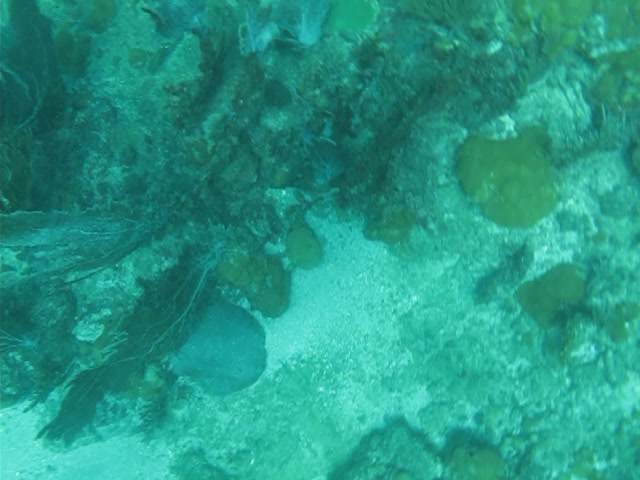
#> input picture images/imagenpdi1.jpg, 640 x 480 px
$ python Proceso1.py
#> lines starting #> are read from the running program, lines starting #| are printed output that depends on the picture
import cv2
import matplotlib.pyplot as plt
import numpy as np
import matplotlib.image as mpimg

# Constants section
bi = 255
ai = 0
colors = ('b' , 'g' ,'r')
pixPercent = 0.005

# Inicio del Programa
src = cv2.imread('images/imagenpdi1.jpg')
#> src is the input picture: shape (480, 640, 3); mean B, G, R 132.9, 150.5, 37.4

hist1 = cv2.calcHist([src],[0],None,[256],[0,256])
#> hist1 = 256 values, max 4321 at index 107, min 0 at index 0, mean 1200
hist2 = cv2.calcHist([src],[1],None,[256],[0,256])
#> hist2 = 256 values, max 3192 at index 139, min 0 at index 0, mean 1200
hist3 = cv2.calcHist([src],[2],None,[256],[0,256])
#> hist3 = 256 values, max 9747 at index 21, min 0 at index 134, mean 1200

fig_size = plt.rcParams["figure.figsize"]
fig_size[0] = 12
fig_size[1] = 9

srcRgb = cv2.cvtColor(src, cv2.COLOR_BGR2RGB)

plt.subplot(221)
plt.imshow(srcRgb)
plt.title('Imagen Original')
plt.ylabel('Vertical pixels')
plt.xlabel('Horizontal pixels')
plt.subplot(222)
plt.plot(hist1, color = colors[0])
plt.title('Histograma Azul')
plt.ylabel('Number of pixels')
plt.xlabel('Intensity')
plt.subplot(223)
plt.plot(hist2, color = colors[1])
plt.title('Histograma Verde')
plt.ylabel('Number of pixels')
plt.xlabel('Intensity')
plt.subplot(224)
plt.plot(hist3, color = colors[2])
plt.title('Histograma Rojo')
plt.ylabel('Number of pixels')
plt.xlabel('Intensity')
plt.suptitle('Imagen inicial y sus histogramas', fontsize=16)

b, g, r = cv2.split(src)
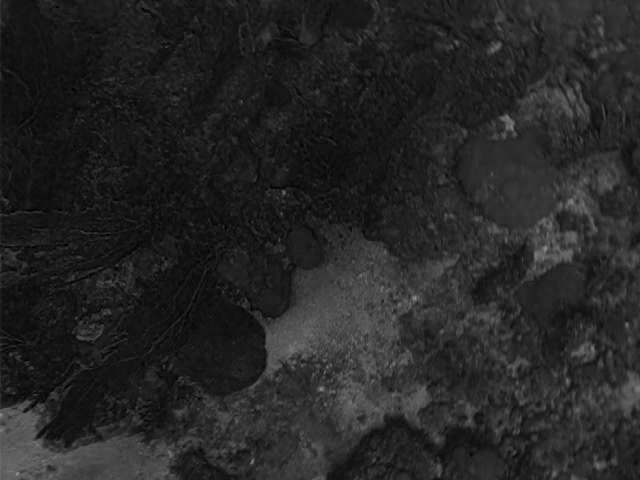
#> r: shape (480, 640); min 0, max 146, mean 37.4
b = np.array(b,dtype = int)
g = np.array(g,dtype = int)
r = np.array(r,dtype = int)
width , height, depth = src.shape
#> width = 480; height = 640; depth = 3

pixTotalStr = int(width*height*pixPercent)
#> pixTotalStr = 1536
print(pixTotalStr)
#| 1536

pix_accb = 0
pix_accg = 0
pix_accr = 0
for i in range(0,256,1):
    if (pix_accb < pixTotalStr):
        pix_accb += int(hist1[i])
        if pix_accb >= pixTotalStr:
            cb = i
    if (pix_accg < pixTotalStr):
        pix_accg += int(hist2[i])
        if pix_accg >= pixTotalStr:
            cg = i
    if (pix_accr < pixTotalStr):
        pix_accr += int(hist3[i])
        if pix_accr >= pixTotalStr:
            cr = i
#> this loop made 256 passes
#> (pix_accb, pix_accg, pix_accr) on passes 1 to 12: (0, 0, 14), (0, 0, 21), (0, 0, 41), (0, 0, 64), (0, 0, 95), (0, 0, 146), (0, 0, 231), (0, 0, 343), (0, 0, 520), (0, 0, 794), (0, 0, 1245), (0, 0, 1949)
#> (pix_accb, pix_accg) on passes 13 to 18: (0, 0), (0, 0), (0, 0), (0, 0), (0, 0), (0, 0)
#> after the loop, pix_accb = 1605; pix_accg = 1985; pix_accr = 1949

print(cb)
print(cg)
print(cr)

pix_accb = 0
pix_accg = 0
pix_accr = 0
for i in range(255,-1,-1):
    if (pix_accb < pixTotalStr):
        pix_accb += int(hist1[i])
        if pix_accb >= pixTotalStr:
            db = i
    if (pix_accg < pixTotalStr):
        pix_accg += int(hist2[i])
        if pix_accg >= pixTotalStr:
            dg = i
    if (pix_accr < pixTotalStr):
        pix_accr += int(hist3[i])
        if pix_accr >= pixTotalStr:
            dr = i
#> this loop made 256 passes
#> (pix_accb, pix_accg) on passes 1 to 12: (0, 1), (0, 3), (0, 3), (0, 5), (0, 7), (0, 7), (0, 8), (0, 14), (0, 16), (0, 23), (0, 28), (0, 35)
#> pix_accb on passes 30 to 35: 58, 73, 90, 110, 140, 169
#> after the loop, pix_accb = 1932; pix_accg = 1690; pix_accr = 1658

print(db)
print(dg)
print(dr)

for i in range (0, width, 1):
    for j in range (0, height, 1):
        b[i,j] = ((b[i,j] - cb)*(bi-ai)//(db-cb)) + ai
        if b[i,j] > 255:
            b[i,j] = 255
        elif b[i,j] < 0:
            b[i,j] = 0
        g[i,j] = ((g[i,j] - cg)*(bi-ai)//(dg-cg)) + ai
        if g[i,j] > 255:
            g[i,j] = 255
        elif g[i,j] < 0:
            g[i,j] = 0
        r[i,j] = ((r[i,j] - cr)*(bi-ai)//(dr-cr)) + ai
        if r[i,j] > 255:
            r[i,j] = 255
        elif r[i,j] < 0:
            r[i,j] = 0
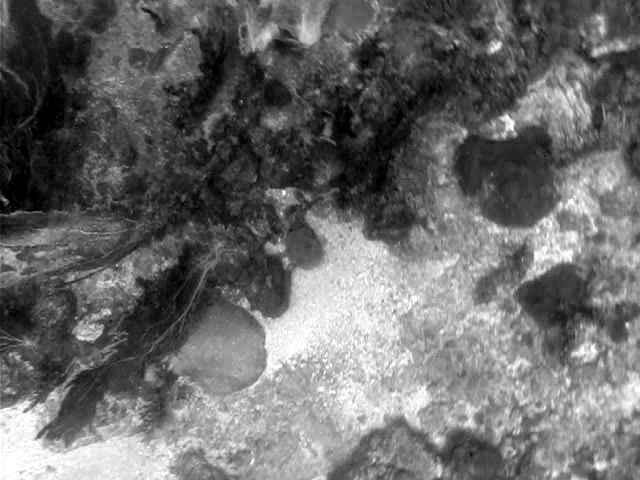
#> b: shape (480, 640) int64; min 0, max 255, mean 107.1
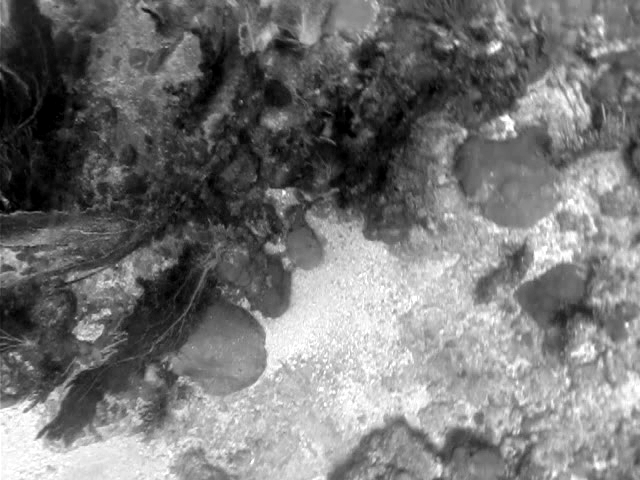
#> g: shape (480, 640) int64; min 0, max 255, mean 118.1
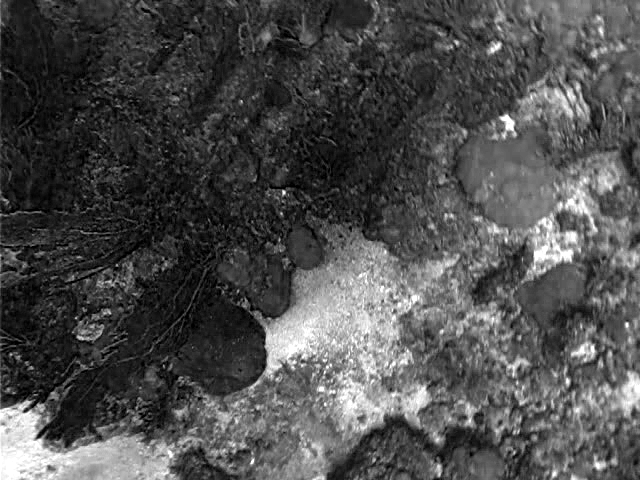
#> r: shape (480, 640) int64; min 0, max 255, mean 77.7

b = np.array(b,dtype = np.uint8)
g = np.array(g,dtype = np.uint8)
r = np.array(r,dtype = np.uint8)

histb = cv2.calcHist([b], [0], None, [256], [0, 256])
#> histb = 256 values, max 4321 at index 58, min 0 at index 2, mean 1200
histg = cv2.calcHist([g], [0], None, [256], [0, 256])
#> histg = 256 values, max 3192 at index 98, min 0 at index 2, mean 1200
histr = cv2.calcHist([r], [0], None, [256], [0, 256])
#> histr = 256 values, max 9747 at index 29, min 0 at index 1, mean 1200

image_proc = cv2.merge((b,g,r))

image_procRgb = cv2.cvtColor(image_proc, cv2.COLOR_BGR2RGB)

plt.figure()
plt.subplot(221)
plt.imshow(image_procRgb)
plt.title('Imagen Procesada')
plt.ylabel('Vertical pixels')
plt.xlabel('Horizontal pixels')
plt.subplot(222)
plt.plot(histb, color = colors[0])
plt.title('Histograma Azul')
plt.ylabel('Number of pixels')
plt.xlabel('Intensity')
plt.subplot(223)
plt.plot(histg, color = colors[1])
plt.title('Histograma Verde')
plt.ylabel('Number of pixels')
plt.xlabel('Intensity')
plt.subplot(224)
plt.plot(histr, color = colors[2])
plt.title('Histograma Rojo')
plt.ylabel('Number of pixels')
plt.xlabel('Intensity')
plt.suptitle('Estiramiento de histogramas en el espacio RGB', fontsize=16)

image_hsv = cv2.cvtColor(image_proc, cv2.COLOR_BGR2HSV)
#> image_hsv: shape (480, 640, 3); mean H, S, V 78.4, 108, 120.2
hc, sc, vc = cv2.split(image_hsv)
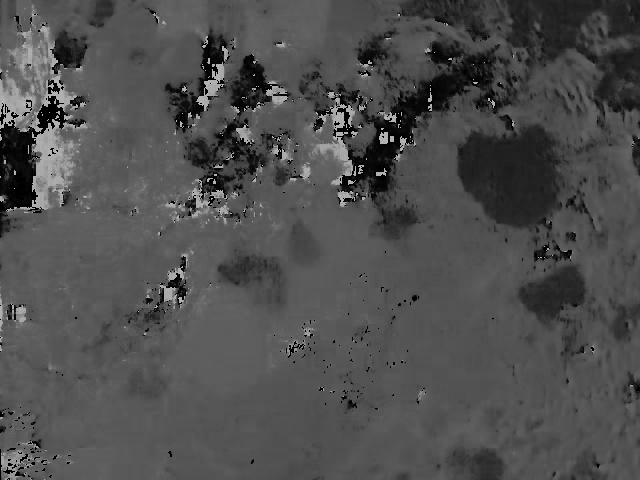
#> hc: shape (480, 640); min 0, max 179, mean 78.4
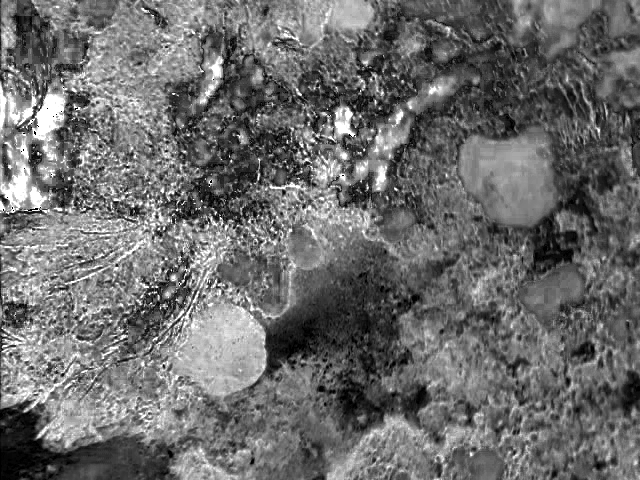
#> sc: shape (480, 640); min 0, max 255, mean 108

hist1 = cv2.calcHist([image_hsv],[0],None,[256],[0,256])
#> hist1 = 256 values, max 15683 at index 83, min 0 at index 121, mean 1200
hist2 = cv2.calcHist([image_hsv],[1],None,[256],[0,256])
#> hist2 = 256 values, max 4159 at index 255, min 0 at index 252, mean 1200
hist3 = cv2.calcHist([image_hsv],[2],None,[256],[0,256])
#> hist3 = 256 values, max 3361 at index 94, min 0 at index 4, mean 1200

image_hsv_RGB = cv2.cvtColor(image_hsv, cv2.COLOR_BGR2RGB)
#> image_hsv_RGB: shape (480, 640, 3); mean H, S, V 120.2, 108, 78.4

plt.figure()
plt.subplot(221)
plt.imshow(image_hsv_RGB)
plt.title('Imagen Inicial en HSV')
plt.ylabel('Vertical pixels')
plt.xlabel('Horizontal pixels')
plt.subplot(222)
plt.plot(hist1, color = colors[0])
plt.title('Histograma Hue')
plt.ylabel('Number of pixels')
plt.xlabel('Intensity')
plt.subplot(223)
plt.plot(hist2, color = colors[1])
plt.title('Histograma Saturation')
plt.ylabel('Number of pixels')
plt.xlabel('Intensity')
plt.subplot(224)
plt.plot(hist3, color = colors[2])
plt.title('Histograma Value')
plt.ylabel('Number of pixels')
plt.xlabel('Intensity')
plt.suptitle('Imagen en el espacio HSV', fontsize=16)

pix_acch = 0
pix_accs = 0
pix_accv = 0
for i in range(0,256,1):
    if (pix_acch < pixTotalStr):
        pix_acch += int(hist1[i])
        if pix_acch >= pixTotalStr:
            ch = i
    if (pix_accs < pixTotalStr):
        pix_accs += int(hist2[i])
        if pix_accs >= pixTotalStr:
            cs = i
    if (pix_accv < pixTotalStr):
        pix_accv += int(hist3[i])
        if pix_accv >= pixTotalStr:
            cv = i
#> this loop made 256 passes
#> (pix_acch, pix_accs, pix_accv) on pass 1: (3404, 1101, 68)
#> (pix_accs, pix_accv) on passes 2 to 5: (1121, 79), (1303, 137), (1465, 154), (1674, 154)
#> after the loop, pix_acch = 3404; pix_accs = 1674; pix_accv = 1705

print(ch)
print(cs)
print(cv)

pix_acch = 0
pix_accs = 0
pix_accv = 0
for i in range(255,-1,-1):
    if (pix_acch < pixTotalStr):
        pix_acch += int(hist1[i])
        if pix_acch >= pixTotalStr:
            dh = i
    if (pix_accs < pixTotalStr):
        pix_accs += int(hist2[i])
        if pix_accs >= pixTotalStr:
            ds = i
    if (pix_accv < pixTotalStr):
        pix_accv += int(hist3[i])
        if pix_accv >= pixTotalStr:
            dv = i
#> this loop made 256 passes
#> (pix_acch, pix_accs, pix_accv) on pass 1: (0, 4159, 2717)
#> pix_acch on passes 2 to 7: 0, 0, 0, 0, 0, 0
#> after the loop, pix_acch = 1599; pix_accs = 4159; pix_accv = 2717

print(db)
print(dg)
print(dr)

sc = np.array(sc,dtype = int)
vc = np.array(vc,dtype = int)


for i in range (0, width, 1):
    for j in range (0, height, 1):
        sc[i,j] = ((sc[i,j] - cs)*(bi-ai)/(ds-cs)) + ai
        if sc[i,j] > 255:
            sc[i,j] = 255
        elif sc[i,j] < 0:
            sc[i,j] = 0
        vc[i,j] = ((vc[i,j] - cv)*(bi-ai)/(dv-cv)) + ai
        if vc[i,j] > 255:
            vc[i,j] = 255
        elif vc[i,j] < 0:
            vc[i,j] = 0

sc = np.array(sc,dtype = np.uint8)
vc = np.array(vc,dtype = np.uint8)

image_proc2 = cv2.merge((hc, sc, vc))
#> image_proc2: shape (480, 640, 3); mean H, S, V 78.4, 105.2, 112.5

hist1 = cv2.calcHist([image_proc2],[0],None,[256],[0,256])
hist2 = cv2.calcHist([image_proc2],[1],None,[256],[0,256])
#> hist2 = 256 values, max 4159 at index 255, min 0 at index 63, mean 1200
hist3 = cv2.calcHist([image_proc2],[2],None,[256],[0,256])
#> hist3 = 256 values, max 3361 at index 85, min 0 at index 12, mean 1200

image_proc2Rgb = cv2.cvtColor(image_proc2, cv2.COLOR_BGR2RGB)
#> image_proc2Rgb: shape (480, 640, 3); mean H, S, V 112.5, 105.2, 78.4

plt.figure()
plt.subplot(221)
plt.imshow(image_proc2Rgb)
plt.title('Imagen Procesada en HSV')
plt.ylabel('Vertical pixels')
plt.xlabel('Horizontal pixels')
plt.subplot(222)
plt.plot(hist1, color = colors[0])
plt.title('Histograma Hue')
plt.ylabel('Number of pixels')
plt.xlabel('Intensity')
plt.subplot(223)
plt.plot(hist2, color = colors[1])
plt.title('Histograma Saturation')
plt.ylabel('Number of pixels')
plt.xlabel('Intensity')
plt.subplot(224)
plt.plot(hist3, color = colors[2])
plt.title('Histograma Value')
plt.ylabel('Number of pixels')
plt.xlabel('Intensity')
plt.suptitle('Imagen procesada en el espacio HSV', fontsize=16)

image_final = cv2.cvtColor(image_proc2, cv2.COLOR_HSV2BGR)
cv2.imwrite('images/proceso1.jpg', image_final)

hist1 = cv2.calcHist([image_final],[0],None,[256],[0,256])
#> hist1 = 256 values, max 3645 at index 0, min 10 at index 254, mean 1200
hist2 = cv2.calcHist([image_final],[1],None,[256],[0,256])
#> hist2 = 256 values, max 3892 at index 0, min 16 at index 211, mean 1200
hist3 = cv2.calcHist([image_final],[2],None,[256],[0,256])
#> hist3 = 256 values, max 4398 at index 20, min 25 at index 254, mean 1200

image_finalRgb = cv2.cvtColor(image_final, cv2.COLOR_BGR2RGB)

plt.figure()
plt.subplot(221)
plt.imshow(image_finalRgb)
plt.title('Imagen Final en RGB')
plt.ylabel('Vertical pixels')
plt.xlabel('Horizontal pixels')
plt.subplot(222)
plt.plot(hist1, color = colors[0])
plt.title('Histograma Azul')
plt.ylabel('Number of pixels')
plt.xlabel('Intensity')
plt.subplot(223)
plt.plot(hist2, color = colors[1])
plt.title('Histograma Verde')
plt.ylabel('Number of pixels')
plt.xlabel('Intensity')
plt.subplot(224)
plt.plot(hist3, color = colors[2])
plt.title('Histograma Rojo')
plt.ylabel('Number of pixels')
plt.xlabel('Intensity')
plt.suptitle('Imagen Final del Proceso 1', fontsize=16)

plt.show()
#> figure, not shown here; panel 2: curve peaks at x = 107, y = 4321; panel 3: curve peaks at x = 139, y = 3192; panel 4: curve peaks at x = 21, y = 9747
#> figure, not shown here; panel 2: curve peaks at x = 58, y = 4321; panel 3: curve peaks at x = 98, y = 3192; panel 4: curve peaks at x = 29, y = 9747
#> figure, not shown here; panel 2: curve peaks at x = 83, y = 15683; panel 3: curve peaks at x = 255, y = 4159; panel 4: curve peaks at x = 94, y = 3361
#> figure, not shown here; panel 2: curve peaks at x = 83, y = 15683; panel 3: curve peaks at x = 255, y = 4159; panel 4: curve peaks at x = 85, y = 3361
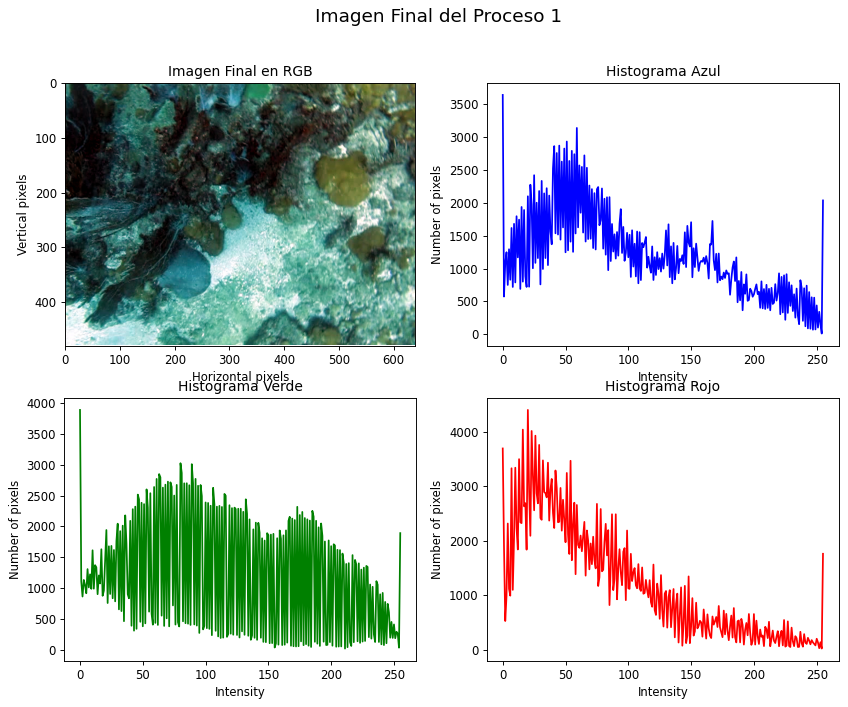
#> figure drawn by matplotlib, 4 panels; panel 2: curve peaks at x = 0, y = 3645; panel 3: curve peaks at x = 0, y = 3892; panel 4: curve peaks at x = 20, y = 4398

$ run again, with images/imagen1.jpg copied over images/imagenpdi1.jpg
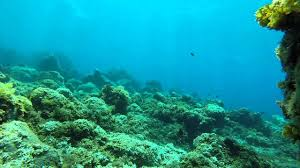
#> input picture images/imagen1.jpg, 300 x 168 px
#> src is the input picture: shape (168, 300, 3); mean B, G, R 153.2, 151.4, 24.8
#> `hist1 = cv2.calcHist([src],[0],None,[256],[0,256])`: hist1 = 256 values, max 1262 at index 255, min 26 at index 1, mean 196.9
#> `hist2 = cv2.calcHist([src],[1],None,[256],[0,256])`: hist2 = 256 values, max 669 at index 188, min 4 at index 0, mean 196.9
#> `hist3 = cv2.calcHist([src],[2],None,[256],[0,256])`: hist3 = 256 values, max 12348 at index 0, min 0 at index 184, mean 196.9
#| 252
#> the loop `for i in range(0,256,1):` made 256 passes
#> (pix_accb, pix_accg, pix_accr) on pass 1: (234, 4, 12348)
#> after the loop `for i in range(0,256,1):`: pix_accb = 260; pix_accg = 266; pix_accr = 12348
#> the loop `for i in range(255,-1,-1):` made 256 passes
#> (pix_accb, pix_accg, pix_accr) on pass 1: (1262, 193, 0)
#> after the loop `for i in range(255,-1,-1):`: pix_accb = 1262; pix_accg = 279; pix_accr = 270
#> histb = 256 values, max 1262 at index 255, min 0 at index 254, mean 196.9
#> histg = 256 values, max 669 at index 187, min 0 at index 18, mean 196.9
#> histr = 256 values, max 12348 at index 0, min 0 at index 2, mean 196.9
#> image_hsv: shape (168, 300, 3); mean H, S, V 82, 194.1, 167.9
#> `hist1 = cv2.calcHist([image_hsv],[0],None,[256],[0,256])`: hist1 = 256 values, max 9807 at index 95, min 0 at index 142, mean 196.9
#> `hist2 = cv2.calcHist([image_hsv],[1],None,[256],[0,256])`: hist2 = 256 values, max 12710 at index 255, min 0 at index 1, mean 196.9
#> `hist3 = cv2.calcHist([image_hsv],[2],None,[256],[0,256])`: hist3 = 256 values, max 1727 at index 255, min 0 at index 254, mean 196.9
#> image_hsv_RGB: shape (168, 300, 3); mean H, S, V 167.9, 194.1, 82
#> the loop `for i in range(0,256,1):` made 256 passes
#> (pix_acch, pix_accs, pix_accv) on passes 1 to 8: (57, 21, 20), (59, 21, 32), (67, 21, 39), (77, 21, 49), (85, 22, 73), (103, 22, 91), (114, 23, 121), (121, 27, 171)
#> after the loop `for i in range(0,256,1):`: pix_acch = 265; pix_accs = 264; pix_accv = 289
#> the loop `for i in range(255,-1,-1):` made 256 passes
#> (pix_acch, pix_accs, pix_accv) on pass 1: (0, 12710, 1727)
#> after the loop `for i in range(255,-1,-1):`: pix_acch = 255; pix_accs = 12710; pix_accv = 1727
#> after the loop `for i in range (0, width, 1):`:
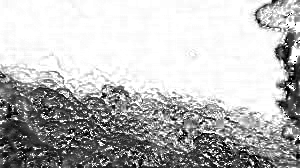
#> sc: shape (168, 300) int64; min 0, max 255, mean 184.7
#> image_proc2: shape (168, 300, 3); mean H, S, V 82, 184.7, 163.9
#> `hist2 = cv2.calcHist([image_proc2],[1],None,[256],[0,256])`: hist2 = 256 values, max 12710 at index 255, min 0 at index 7, mean 196.9
#> `hist3 = cv2.calcHist([image_proc2],[2],None,[256],[0,256])`: hist3 = 256 values, max 1727 at index 255, min 0 at index 25, mean 196.9
#> image_proc2Rgb: shape (168, 300, 3); mean H, S, V 163.9, 184.7, 82
#> `hist1 = cv2.calcHist([image_final],[0],None,[256],[0,256])`: hist1 = 256 values, max 1267 at index 255, min 0 at index 253, mean 196.9
#> `hist2 = cv2.calcHist([image_final],[1],None,[256],[0,256])`: hist2 = 256 values, max 902 at index 221, min 5 at index 253, mean 196.9
#> `hist3 = cv2.calcHist([image_final],[2],None,[256],[0,256])`: hist3 = 256 values, max 12630 at index 0, min 2 at index 254, mean 196.9
#> `plt.show()`:
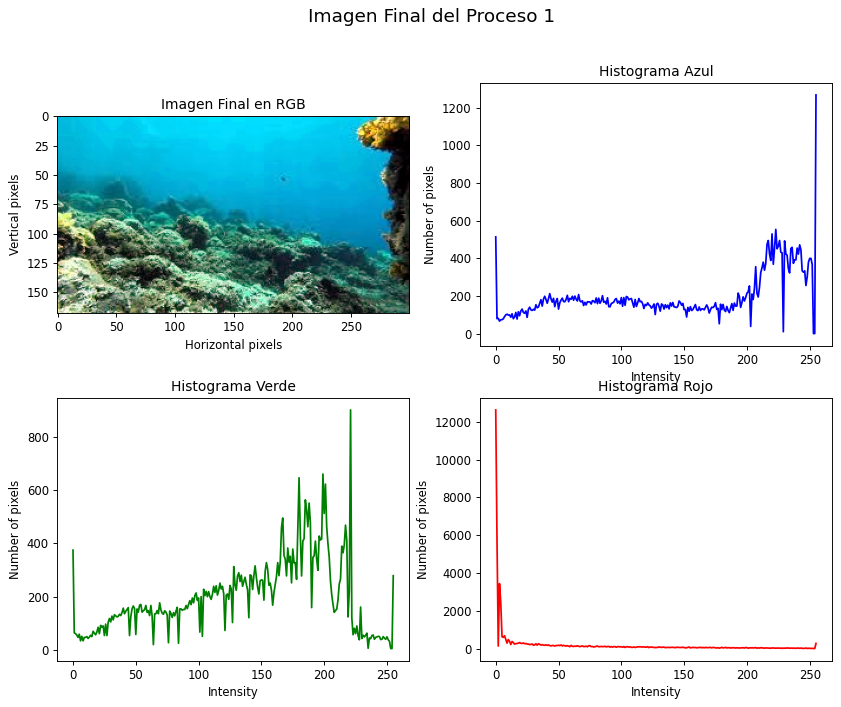
#> figure drawn by matplotlib, 4 panels; panel 2: curve peaks at x = 255, y = 1267; panel 3: curve peaks at x = 221, y = 902; panel 4: curve peaks at x = 0, y = 12630
